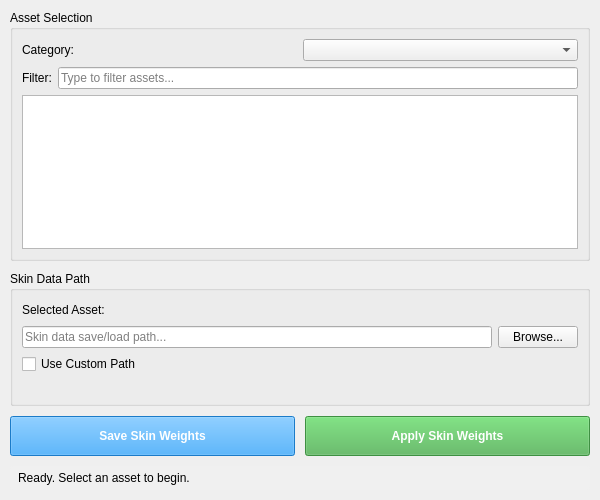
<?xml version="1.0" encoding="UTF-8"?>
<ui version="4.0">
 <class>SaveSkinningV2</class>
 <widget class="QMainWindow" name="SaveSkinningV2">
  <property name="geometry">
   <rect>
    <x>0</x>
    <y>0</y>
    <width>600</width>
    <height>500</height>
   </rect>
  </property>
  <property name="windowTitle">
   <string>Save/Apply Skinning V2</string>
  </property>
  <widget class="QWidget" name="centralwidget">
   <layout class="QVBoxLayout" name="mainLayout">
    <property name="spacing">
     <number>10</number>
    </property>
    <property name="leftMargin">
     <number>10</number>
    </property>
    <property name="topMargin">
     <number>10</number>
    </property>
    <property name="rightMargin">
     <number>10</number>
    </property>
    <property name="bottomMargin">
     <number>10</number>
    </property>
    <item>
     <widget class="QGroupBox" name="assetGroupBox">
      <property name="title">
       <string>Asset Selection</string>
      </property>
      <layout class="QVBoxLayout" name="assetLayout">
       <item>
        <layout class="QHBoxLayout" name="categoryLayout">
         <item>
          <widget class="QLabel" name="categoryLabel">
           <property name="text">
            <string>Category:</string>
           </property>
          </widget>
         </item>
         <item>
          <widget class="QComboBox" name="category_combo"/>
         </item>
        </layout>
       </item>
       <item>
        <layout class="QHBoxLayout" name="searchLayout">
         <item>
          <widget class="QLabel" name="searchLabel">
           <property name="text">
            <string>Filter:</string>
           </property>
          </widget>
         </item>
         <item>
          <widget class="QLineEdit" name="search_field">
           <property name="placeholderText">
            <string>Type to filter assets...</string>
           </property>
          </widget>
         </item>
        </layout>
       </item>
       <item>
        <widget class="QListWidget" name="asset_list">
         <property name="selectionMode">
          <enum>QAbstractItemView::SingleSelection</enum>
         </property>
        </widget>
       </item>
      </layout>
     </widget>
    </item>
    <item>
     <widget class="QGroupBox" name="pathGroupBox">
      <property name="title">
       <string>Skin Data Path</string>
      </property>
      <layout class="QVBoxLayout" name="pathLayout">
       <item>
        <layout class="QHBoxLayout" name="infoLayout">
         <item>
          <widget class="QLabel" name="infoLabel">
           <property name="text">
            <string>Selected Asset:</string>
           </property>
          </widget>
         </item>
         <item>
          <widget class="QLabel" name="asset_info_label">
           <property name="text">
            <string>&lt;None&gt;</string>
           </property>
           <property name="styleSheet">
            <string notr="true">font-weight: bold; color: #4CAF50;</string>
           </property>
          </widget>
         </item>
         <item>
          <spacer name="horizontalSpacer">
           <property name="orientation">
            <enum>Qt::Horizontal</enum>
           </property>
           <property name="sizeHint" stdset="0">
            <size>
             <width>40</width>
             <height>20</height>
            </size>
           </property>
          </spacer>
         </item>
        </layout>
       </item>
       <item>
        <layout class="QHBoxLayout" name="pathEditLayout">
         <item>
          <widget class="QLineEdit" name="path_field">
           <property name="placeholderText">
            <string>Skin data save/load path...</string>
           </property>
           <property name="readOnly">
            <bool>true</bool>
           </property>
          </widget>
         </item>
         <item>
          <widget class="QPushButton" name="browse_button">
           <property name="maximumSize">
            <size>
             <width>100</width>
             <height>16777215</height>
            </size>
           </property>
           <property name="text">
            <string>Browse...</string>
           </property>
          </widget>
         </item>
        </layout>
       </item>
       <item>
        <widget class="QCheckBox" name="custom_path_checkbox">
         <property name="text">
          <string>Use Custom Path</string>
         </property>
        </widget>
       </item>
       <item>
        <widget class="QLabel" name="path_status_label">
         <property name="text">
          <string/>
         </property>
        </widget>
       </item>
      </layout>
     </widget>
    </item>
    <item>
     <layout class="QHBoxLayout" name="buttonLayout">
      <item>
       <widget class="QPushButton" name="save_button">
        <property name="minimumSize">
         <size>
          <width>0</width>
          <height>40</height>
         </size>
        </property>
        <property name="styleSheet">
         <string notr="true">QPushButton { background-color: #2196F3; color: white; font-weight: bold; }</string>
        </property>
        <property name="text">
         <string>Save Skin Weights</string>
        </property>
        <property name="enabled">
         <bool>false</bool>
        </property>
       </widget>
      </item>
      <item>
       <widget class="QPushButton" name="apply_button">
        <property name="minimumSize">
         <size>
          <width>0</width>
          <height>40</height>
         </size>
        </property>
        <property name="styleSheet">
         <string notr="true">QPushButton { background-color: #4CAF50; color: white; font-weight: bold; }</string>
        </property>
        <property name="text">
         <string>Apply Skin Weights</string>
        </property>
        <property name="enabled">
         <bool>false</bool>
        </property>
       </widget>
      </item>
     </layout>
    </item>
    <item>
     <widget class="QLabel" name="status_label">
      <property name="text">
       <string>Ready. Select an asset to begin.</string>
      </property>
      <property name="styleSheet">
       <string notr="true">padding: 5px; background-color: #f0f0f0; border-radius: 3px;</string>
      </property>
     </widget>
    </item>
   </layout>
  </widget>
 </widget>
 <resources/>
 <connections/>
</ui>
